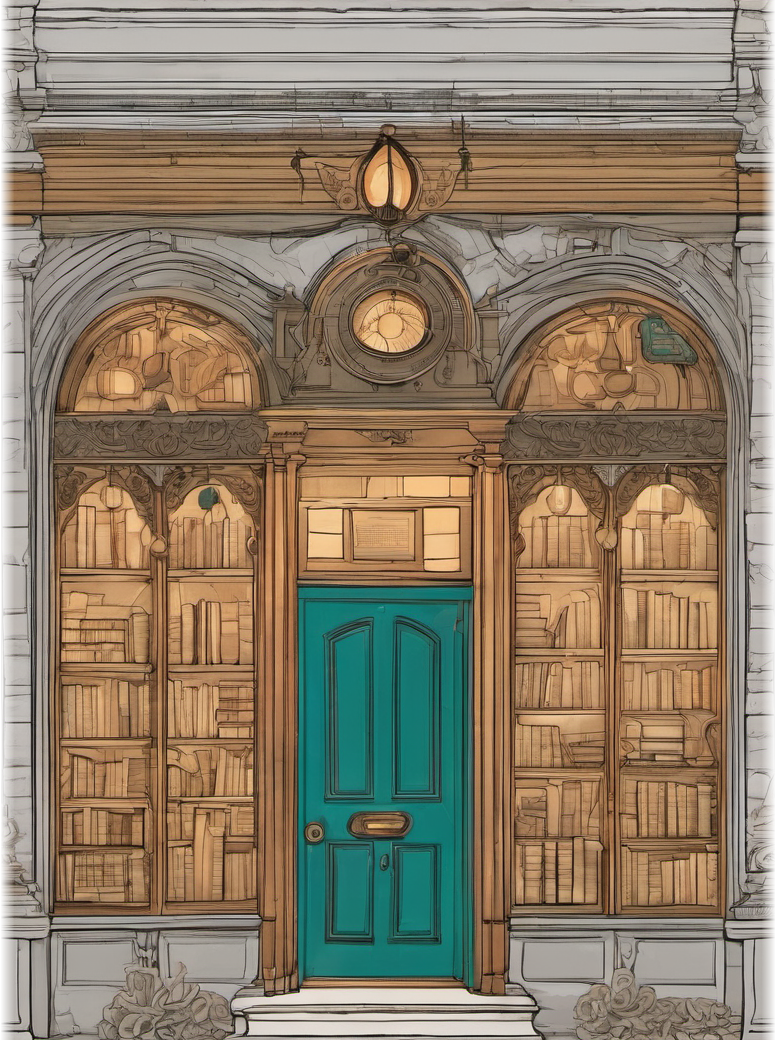
#> input picture art/bellfoot/cuts/archivist.png, 776 x 1040 px, given in place of sky_seed3.png, which was not available
$ python build.py
#> lines starting #> are read from the running program, lines starting #| are printed output that depends on the picture; pictures that were not available may be replaced by others from this repository, and a replacement may not be noted
"""Assemble Bellfoot's three layers from the cut pieces (art/bellfoot/cut.py) and the candidates.
  python art/bellfoot/build.py   -> art/bellfoot/layers/{sky,street,foreground}.png, art/bellfoot/wide.png (a flat preview)
Scene units: the street is 2400 x 800, the ground line is y 640, each place stands at its contract anchor x (src/ui/town.ts):
gate 200, workshop 520, Sprocket's corner 840, trophies 1160, archivist 1480, stalls 1700 + 120 i, clock tower 2250.
Layers: sky (1800 wide, parallax 0.3), street (2400, parallax 1: back wall, fronts, cobbles), foreground (2400: lamp posts, shade)."""
from pathlib import Path

from PIL import Image, ImageChops, ImageDraw, ImageEnhance, ImageFilter

HERE = Path(__file__).parent
CAND = HERE / "candidates"
CUTS = HERE / "cuts"
OUT = HERE / "layers"
OUT.mkdir(exist_ok=True)
W, H, GROUND = 2400, 800, 640
WALL = 400  # the street wall's top edge


def rgba(p):
    return Image.open(p).convert("RGBA")


def fit_h(im, h):
    return im.resize((max(1, round(im.width * h / im.height)), h), Image.LANCZOS)


def fit_w(im, w):
    return im.resize((w, max(1, round(im.height * w / im.width))), Image.LANCZOS)


def tint(im, mul=(1, 1, 1), bright=1.0):
    r, g, b, a = im.split()
    r, g, b = [c.point(lambda v, m=m: min(255, int(v * m * bright))) for c, m in zip((r, g, b), mul)]
    return Image.merge("RGBA", (r, g, b, a))


# ---------------- sky: the town and the Spire at dusk (scaled so the rooftops meet the wall's top) ----------------
def sky():
    k = 0.68  # 640 painted rows of the picture (everything above its rooftops) fill the 400 px above the wall
    a = rgba(CAND / "sky_seed3.png")
#> in rgba, returned value is the input picture: PIL image 776x1040 RGBA; mean R, G, B, A 137.8, 123, 102.3, 250.1
    a = a.resize((round(a.width * k), round(a.height * k)), Image.LANCZOS)
    b = rgba(CAND / "sky2_seed1.png")
    b = b.resize((round(b.width * k), round(b.height * k)), Image.LANCZOS)
    c = rgba(CAND / "sky2_seed3.png")
    c = c.resize((round(c.width * k), round(c.height * k)), Image.LANCZOS)
    # match the three pictures' levels (mean color of their visible upper part) so no block reads as another tone
    from PIL import ImageStat
    ref = ImageStat.Stat(a.convert("RGB").crop((0, 0, a.width, 330))).mean

    def match(im):
        m = ImageStat.Stat(im.convert("RGB").crop((0, 0, im.width, 330))).mean
        gains = [max(0.85, min(1.18, ref[i] / m[i])) for i in range(3)]
        return tint(im, gains, 1.0)

    b, c = match(b), match(c)
    out = Image.new("RGBA", (1800, 800), (24, 16, 12, 255))
    x = 0
    for i, im in enumerate((a, b, c)):
        if i == 0:
            out.paste(im, (0, 0))
            x = im.width
            continue
        fade = 240
        layer = Image.new("RGBA", out.size, (0, 0, 0, 0))
        layer.paste(im, (x - fade, 0))
        m = Image.new("L", out.size, 0)
        d = ImageDraw.Draw(m)
        for xx in range(x - fade, min(1800, x - fade + im.width)):
            d.line([(xx, 0), (xx, 800)], fill=int(255 * (lambda t: t * t * (3 - 2 * t))(min(1.0, (xx - (x - fade)) / fade))))
        out.paste(layer, (0, 0), m)
        x = x - fade + im.width
    # below the pictures (hidden by the wall) a dark rooftop band
    ImageDraw.Draw(out).rectangle([0, 516, 1800, 800], fill=(24, 16, 12, 255))
    return out.convert("RGB")


# [56 lines left out: functions awning, no_dog, tile_h, not called in this run]


DUSK = {"gate": (0.9, 0.84, 0.82), "archivist": (0.86, 0.8, 0.78), "clocktower": (0.47, 0.44, 0.46), "sprocket": (0.95, 0.9, 0.88)}


def street():
    img = Image.new("RGBA", (W, H), (0, 0, 0, 0))
    # back wall: dusk stone, y 300 to the ground, shaded toward the top and under the eaves
    stone = rgba(CAND / "ground_seed2.png")
    stone = stone.resize((int(stone.width * 0.4), int(stone.height * 0.4)), Image.LANCZOS).crop((0, 0, 486, GROUND - WALL))
    wall = tile_h(stone, W)
    wall = tint(wall, (0.9, 0.78, 0.7), 0.5)
    shade = Image.new("L", wall.size, 0)
    sd = ImageDraw.Draw(shade)
    for y in range(wall.height):
        sd.line([(0, y), (W, y)], fill=int(150 * (1 - y / wall.height) ** 1.6))
    dark = Image.new("RGBA", wall.size, (18, 12, 10, 255))
    wall = Image.composite(dark, wall, shade)
    seam = Image.new("L", wall.size, 0)  # darken and soften the stretch where the texture copies meet (x about 1640)
    ImageDraw.Draw(seam).rectangle([1580, 0, 1700, wall.height], fill=110)
    seam = seam.filter(ImageFilter.GaussianBlur(40))
    wall = Image.composite(Image.new("RGBA", wall.size, (16, 11, 9, 255)), wall, seam)
    img.paste(wall, (0, WALL))
    d = ImageDraw.Draw(img)
    # one continuous cornice at a constant height: a dark coping, a thin warm edge and a soft shadow under it
    d.rectangle([0, WALL - 8, W, WALL + 4], fill=(24, 17, 12, 255))
    d.rectangle([0, WALL + 4, W, WALL + 6], fill=(96, 68, 40, 255))
    under = Image.new("RGBA", (W, 60), (0, 0, 0, 0))
    ud = ImageDraw.Draw(under)
    for y in range(60):
        ud.line([(0, y), (W, y)], fill=(10, 6, 5, int(120 * (1 - y / 59) ** 2)))
    img.alpha_composite(under, (0, WALL + 6))
    # cobbles: the leaves-and-cogs texture, a worn gutter edge at the wall's foot
    cob = rgba(CAND / "ground_seed4.png")
    cob = cob.resize((int(cob.width * 0.4), int(cob.height * 0.4)), Image.LANCZOS).crop((0, 0, 486, H - GROUND))
    cob = tile_h(cob, W)
    cob = ImageEnhance.Color(cob.convert("RGB")).enhance(0.72).convert("RGBA")  # about 20 percent less saturated
    cob = tint(cob, (1.0, 0.92, 0.85), 0.7)
    # a calm walk lane: the cobbles melt toward their own soft average and darken from the ground line to y 700
    soft = cob.filter(ImageFilter.GaussianBlur(9))
    lane = Image.new("L", cob.size, 0)
    ld = ImageDraw.Draw(lane)
    for y in range(cob.height):
        ld.line([(0, y), (W, y)], fill=int(190 * max(0.0, 1 - y / 70) ** 0.8))
    cob = Image.composite(soft, cob, lane)
    cob = Image.composite(Image.new("RGBA", cob.size, (22, 15, 11, 255)), cob, lane.point(lambda v: v // 3))
    near = Image.new("L", cob.size, 0)  # about 10 percent less contrast around the lamp bases
    nd = ImageDraw.Draw(near)
    for lx in (360, 1000, 1320, 1590):
        nd.ellipse([lx - 110, 0, lx + 110, 150], fill=130)
    cob = Image.composite(soft, cob, near.filter(ImageFilter.GaussianBlur(30)))
    # the cobbles fade in from the dark wall foot over 50 px (no straight ground line)
    fade_in = Image.new("L", cob.size, 255)
    fd = ImageDraw.Draw(fade_in)
    for y in range(50):
        fd.line([(0, y), (W, y)], fill=int(255 * (y / 50) ** 1.3))
    cob.putalpha(ImageChops.multiply(cob.getchannel("A"), fade_in))
    foot = Image.new("RGBA", (W, 90), (0, 0, 0, 0))
    fo = ImageDraw.Draw(foot)
    for y in range(90):
        fo.line([(0, y), (W, y)], fill=(20, 14, 10, int(235 * min(1.0, y / 30))))
    img.alpha_composite(foot, (0, GROUND - 30))
    img.alpha_composite(cob, (0, GROUND))
    # places, back to front by x: (name, anchor x, height, crop box or None, mirror)
    places = [
        ("gate", 200, 520, None),
        ("workshop", 520, 310, (60, 0, 920, 775)),
        ("sprocket", 840, 410, "sprocket"),
        ("trophies", 1160, 380, None),
        ("archivist", 1480, 420, None),
        ("clocktower", 2250, 460, None),
    ]
    for name, x, h, crop in places:
        im = rgba(CUTS / f"{name}.png")
        if crop == "sprocket":
            im = no_dog(im)
            im = im.crop((int(im.width * 0.08), int(im.height * 0.05), int(im.width * 0.92), im.height))
        elif crop:
            im = im.crop(crop)
        a = im.getchannel("A")
        solid = a.point(lambda v: 255 if v > 100 else 0)
        closed = solid.filter(ImageFilter.MaxFilter(21)).filter(ImageFilter.MinFilter(21))  # fills windows and holes the cutout left see-through
        a = ImageChops.lighter(a.point(lambda v: 0 if v < 110 else v), closed)
        # feather the outer 8 to 12 px so no front reads as a pasted rectangle
        a = a.filter(ImageFilter.MinFilter(5)).filter(ImageFilter.GaussianBlur(4))
        im.putalpha(a)
        if name in DUSK:
            im = tint(im, DUSK[name], 1.0)
        im = fit_h(im, h)
        if name == "workshop":  # tone the pale brick band at the roof line down about 15 percent
            band = im.crop((0, 8, im.width, 55))
            im.paste(tint(band, (0.85, 0.85, 0.85), 1.0), (0, 8))
        if name in ("gate", "archivist", "clocktower"):
            # feather the top 12 px and set the front into a dark gradient against the sky
            ramp = Image.new("L", im.size, 255)
            rd = ImageDraw.Draw(ramp)
            for y in range(12):
                rd.line([(0, y), (im.width, y)], fill=int(255 * (y / 12) ** 1.4))
            im.putalpha(ImageChops.multiply(im.getchannel("A"), ramp))
            glow = Image.new("RGBA", (im.width - 30, 70), (0, 0, 0, 0))
            gd = ImageDraw.Draw(glow)
            for y in range(70):
                gd.line([(0, y), (glow.width, y)], fill=(12, 8, 7, int(95 * (y / 69) ** 1.6)))
            glow = glow.filter(ImageFilter.GaussianBlur(26))
            img.alpha_composite(glow, (x - glow.width // 2, GROUND + 4 - im.height - 52))
        # a darker band on the wall behind the front, so it sits in the street instead of on it
        bw, bh = im.width + 90, im.height + 50
        band = Image.new("RGBA", (bw + 80, bh + 80), (0, 0, 0, 0))
        ImageDraw.Draw(band).rounded_rectangle([40, 40, bw + 40, bh + 40], 30, fill=(14, 9, 7, 140))
        band = band.filter(ImageFilter.GaussianBlur(22))
        img.alpha_composite(band, (x - band.width // 2, GROUND + 25 - band.height + 40))
        # a soft contact shadow on the cobbles and a baseline strip at the ground line
        sh = Image.new("RGBA", (im.width + 80, 50), (0, 0, 0, 0))
        ImageDraw.Draw(sh).ellipse([0, 8, sh.width - 1, 44], fill=(6, 4, 3, 170))
        sh = sh.filter(ImageFilter.GaussianBlur(9))
        img.alpha_composite(sh, (x - sh.width // 2, GROUND - 22))
        base = Image.new("RGBA", (im.width + 20, 24), (0, 0, 0, 0))
        ImageDraw.Draw(base).rectangle([6, 6, base.width - 6, 18], fill=(8, 5, 4, 150))
        img.alpha_composite(base.filter(ImageFilter.GaussianBlur(5)), (x - base.width // 2, GROUND - 14))
        img.alpha_composite(im, (x - im.width // 2, GROUND + 4 - im.height))
    # five empty stall frames, 120 apart, overlapping a little like a market row; alternate mirrored and tinted
    stall = rgba(CUTS / "stall.png")
    sw, sh_ = stall.size
    inner = Image.new("RGBA", (int(sw * 0.74), int(sh_ * 0.27)), (0, 0, 0, 0))
    idr = ImageDraw.Draw(inner)
    for y in range(inner.height):
        t = y / inner.height
        idr.line([(0, y), (inner.width, y)], fill=(int(70 - 30 * t), int(46 - 20 * t), int(30 - 12 * t), 255))
    stall.alpha_composite(inner, (int(sw * 0.13), int(sh_ * 0.44)))
    stall = fit_w(stall, 150)
    for i in range(5):
        s = stall.transpose(Image.FLIP_LEFT_RIGHT) if i % 2 else stall
        s = awning(s, i)
        x = 1700 + i * 120
        sh = Image.new("RGBA", (s.width, 24), (0, 0, 0, 0))
        ImageDraw.Draw(sh).ellipse([4, 0, s.width - 5, 23], fill=(8, 5, 4, 110))
        img.alpha_composite(sh.filter(ImageFilter.GaussianBlur(5)), (x - s.width // 2, GROUND - 10))
        img.alpha_composite(s, (x - s.width // 2, GROUND + 6 - s.height))
    # the walk lane: the foot of every front dims a little (y 590 to the ground line) so walkers stand out
    dim = Image.new("RGBA", (W, 110), (0, 0, 0, 0))
    dd = ImageDraw.Draw(dim)
    for y in range(110):
        k = (y / 55) ** 1.5 if y < 55 else (1 - (y - 55) / 55) ** 1.2
        dd.line([(0, y), (W, y)], fill=(12, 8, 6, int(85 * k)))
    dim.putalpha(ImageChops.multiply(dim.getchannel("A"), img.crop((0, 585, W, 695)).getchannel("A")))
    img.alpha_composite(dim, (0, 585))
    return img


# ---------------- foreground: lamp posts in front of the street and a shade along the bottom edge ----------------
# [32 lines left out: function foreground, not called in this run]


def main():
    s, st, fg = sky(), street(), foreground()
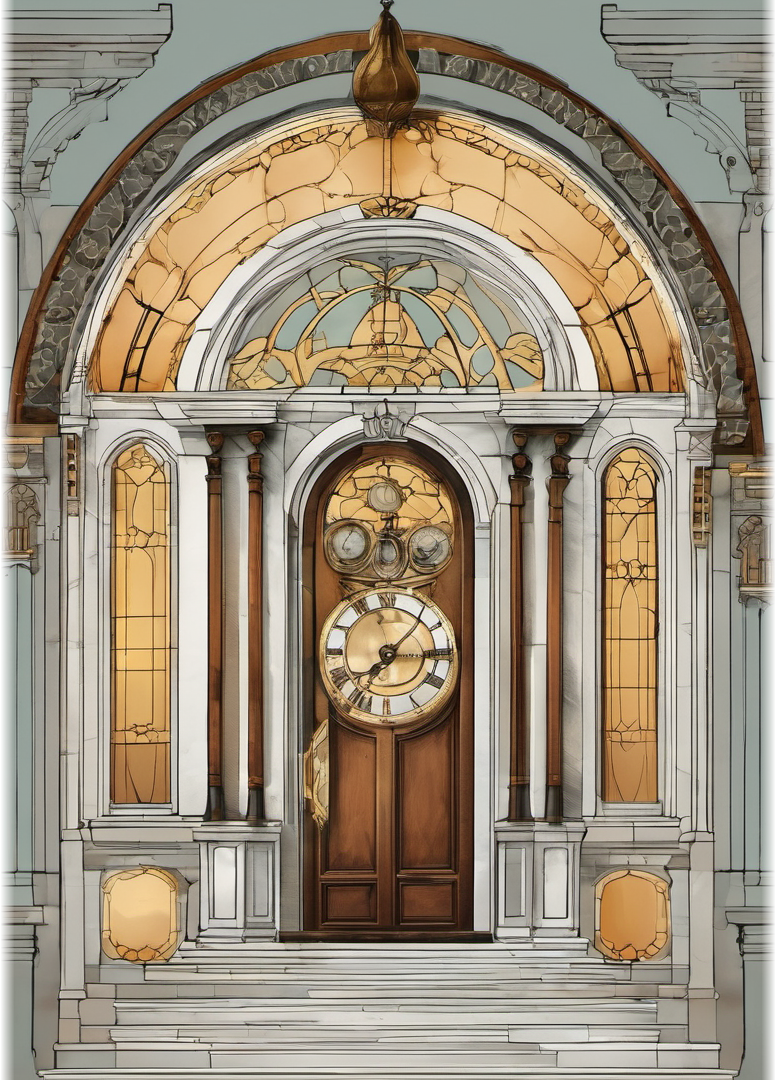
#> input picture art/bellfoot/cuts/clocktower.png, 776 x 1080 px, given in place of sky2_seed1.png, which was not available
#> in rgba, returned value is the input picture: PIL image 776x1080 RGBA; mean R, G, B, A 154.6, 141.6, 121.8, 250.1
#> in sky, `ref = ImageStat.Stat(a.convert("RGB").crop((0, 0, a.width, 330))).mean`: ref = [140, 122, 104.5]
#> in match, `m = ImageStat.Stat(im.convert("RGB").crop((0, 0, im.width, 330))).mean`: m = [151.4, 139.4, 117.9]
#> in match, `gains = [max(0.85, min(1.18, ref[i] / m[i])) for i in range(3)]`: gains = [0.925, 0.876, 0.886]
#> in tint, `r, g, b, a = im.split()`:
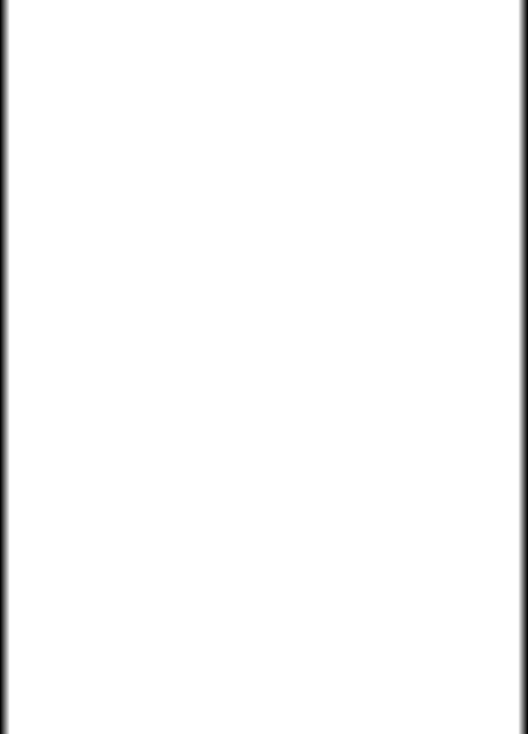
#> a: PIL image 528x734 L; min 4, max 255, mean 250
#> in tint, `r, g, b = [c.point(lambda v, m=m: min(255, int(v * m * bright))) for c..`:
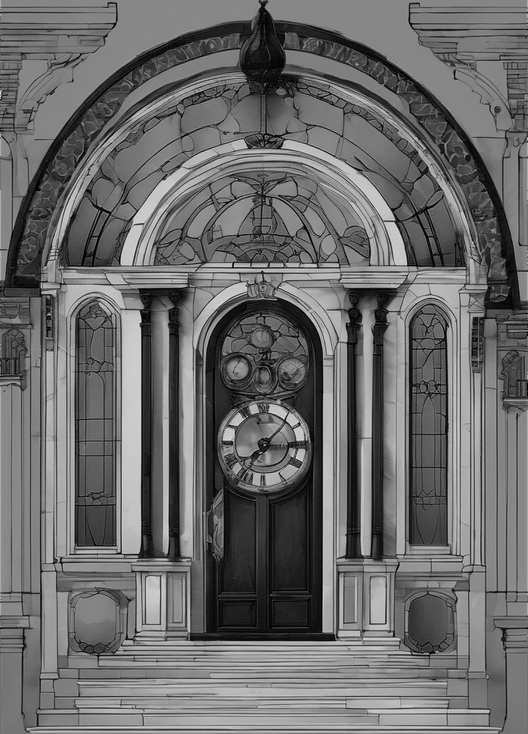
#> b: PIL image 528x734 L; min 0, max 225, mean 107.5
#> in sky, `out = Image.new("RGBA", (1800, 800), (24, 16, 12, 255))`:
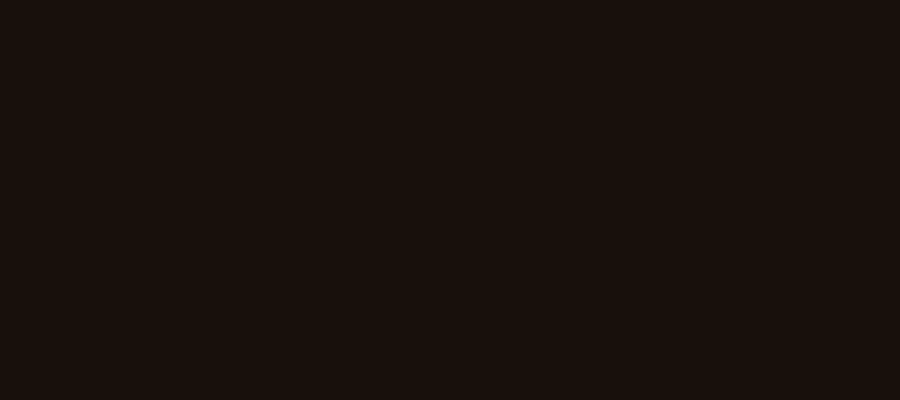
#> out: PIL image 1800x800 RGBA (shown at 1/2 size); mean R, G, B, A 24, 16, 12, 255
#> the loop in sky, `for i, im in enumerate((a, b, c)):` made 3 passes
#> x on pass 1: 528
#> (fade, x) on passes 2 to 3: (240, 816), (240, 1104)
#> after the loop in sky, `for i, im in enumerate((a, b, c)):`:
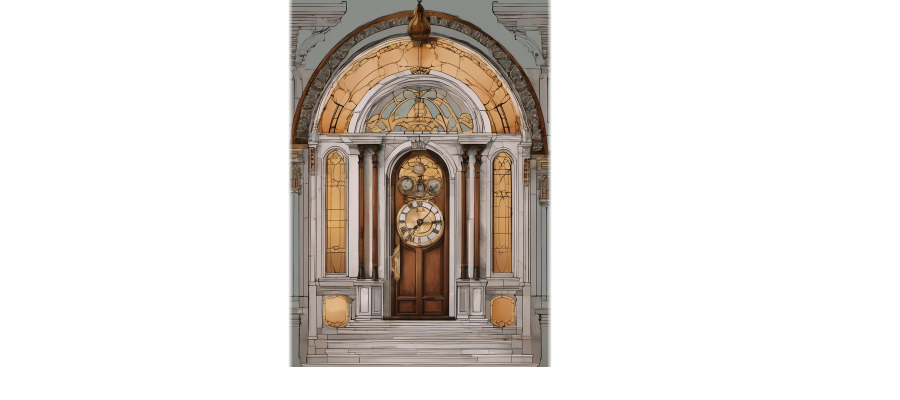
#> layer: PIL image 1800x800 RGBA (shown at 1/2 size); mean R, G, B, A 38.3, 33.3, 28.9, 67.3; transparent parts drawn white
#> after the loop in sky, `for i, im in enumerate((a, b, c)):`:
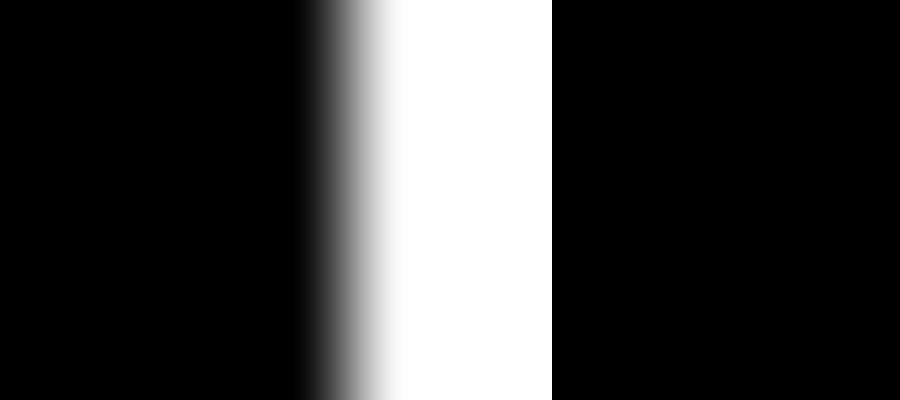
#> m: PIL image 1800x800 L (shown at 1/2 size); min 0, max 255, mean 57.7
#> in sky, `ImageDraw.Draw(out).rectangle([0, 516, 1800, 800], fill=(24, 16, 12, 2..`:
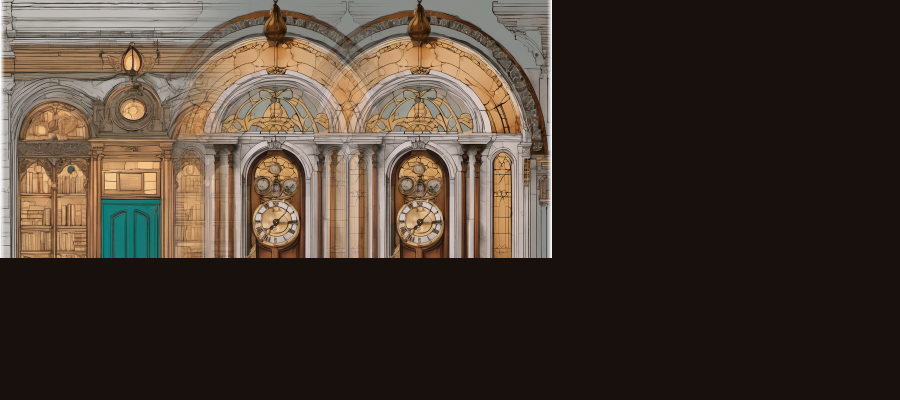
#> out: PIL image 1800x800 RGBA (shown at 1/2 size); mean R, G, B, A 71, 58.2, 47.6, 254.1; transparent parts drawn white
#> in street, `img = Image.new("RGBA", (W, H), (0, 0, 0, 0))`: img: PIL image 2400x800 RGBA; every value is 0
    s.save(OUT / "sky.png")
    st.save(OUT / "street.png")
    fg.save(OUT / "foreground.png")
    # a flat preview: the sky as the back (slightly shifted as at the street's start), the street, the foreground
    wide = Image.new("RGBA", (W, H), (30, 22, 18, 255))
    wide.alpha_composite(s.resize((2400, 800)).convert("RGBA"), (0, 0))
    wide.alpha_composite(st)
    wide.alpha_composite(fg)
    wide.convert("RGB").save(HERE / "wide.png")
    print("layers:", [(n, im.size) for n, im in (("sky", s), ("street", st), ("foreground", fg))])


if __name__ == "__main__":
#> (the run stopped early here; a loop or call above may not have finished)
